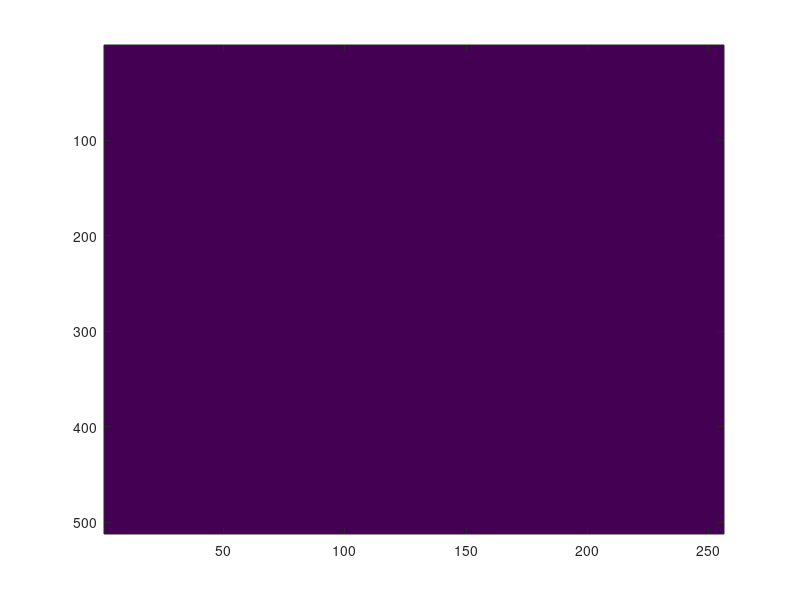
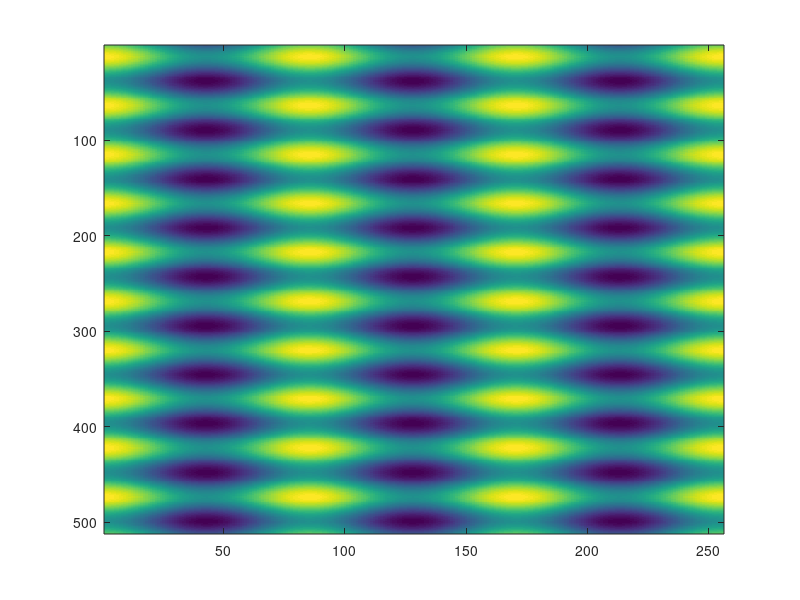
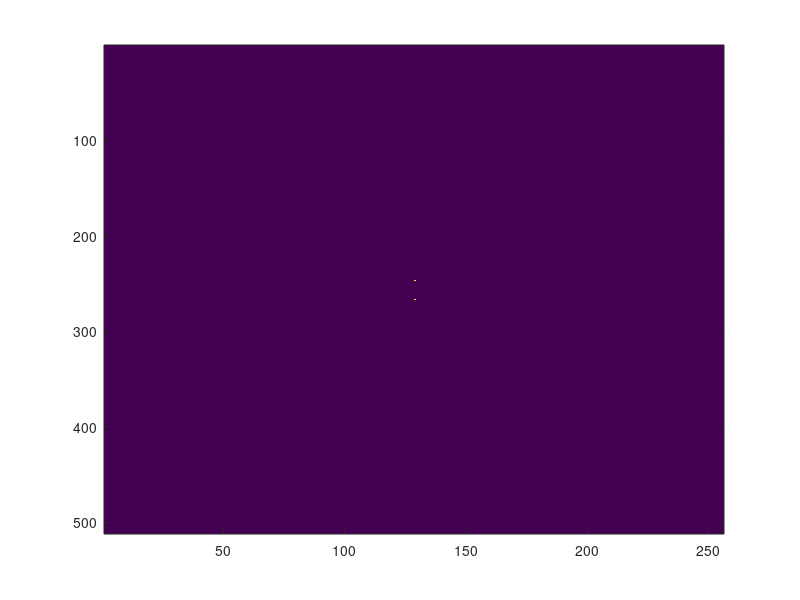
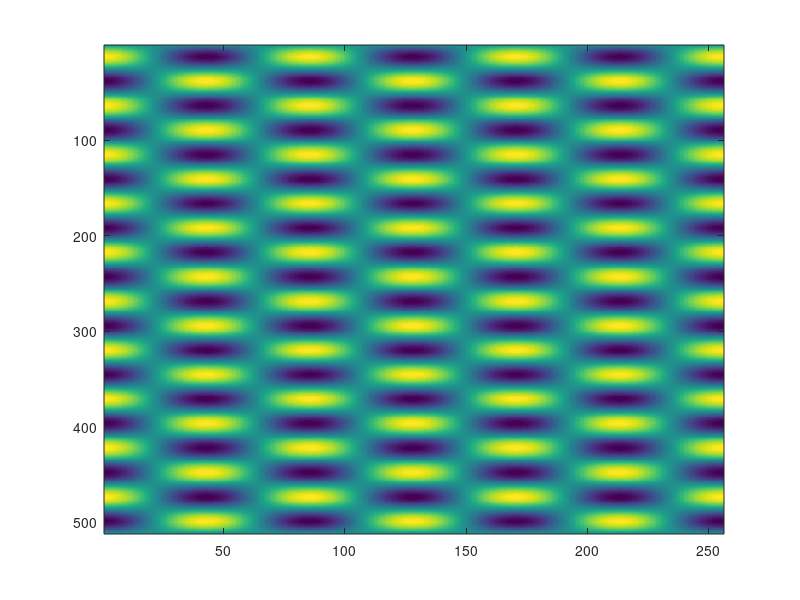

Source code (MATLAB) for these figures, in order:
% Part i)
M = 512;
N = 256;

image_i = ones(M, N);
image_i_fft = fft2(image_i);
figure;
image(fftshift(image_i_fft), 'CDataMapping','scaled');

% Part ii)
image_ii = zeros(M,N);
a = 0;
for m = 1:M
    for n = 1:N
        image_ii(m,n) = sin(20*pi*m/M) + cos(6*pi*n/N);
    end
end
figure;
image(image_ii, 'CDataMapping','scaled')
image_ii_fft = fft2(image_ii);
figure;
image(fftshift(abs(image_ii_fft)), 'CDataMapping','scaled');

% Part iii)
image_iii = zeros(M,N);
a = 0;
for m = 1:M
    for n = 1:N
        image_iii(m,n) = sin(20*pi*m/M)*cos(6*pi*n/N);
    end
end
figure;
image(image_iii, 'CDataMapping','scaled')
image_iii_fft = fft2(image_iii);
figure;
image(fftshift(abs(image_iii_fft)), 'CDataMapping','scaled');